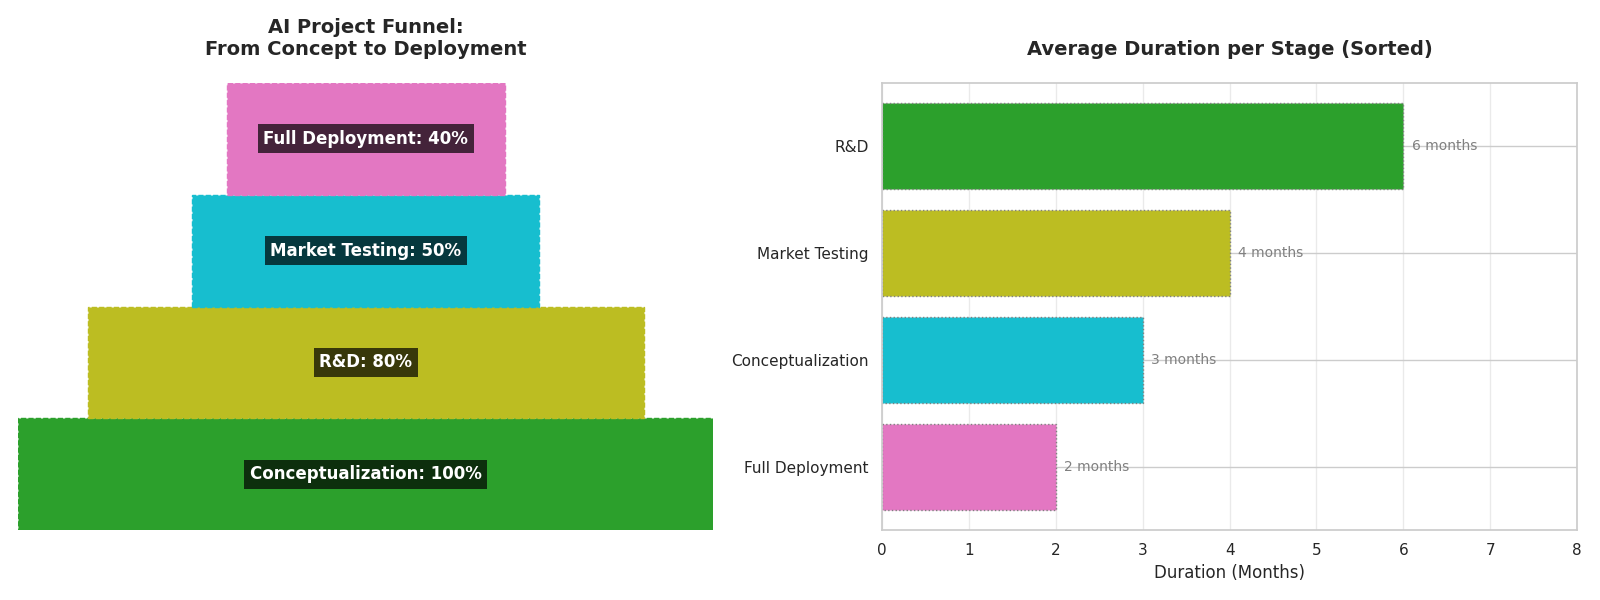

The script that drew this image:
import matplotlib.pyplot as plt
import numpy as np
import matplotlib.patches as patches

stages = ["Conceptualization", "R&D", "Market Testing", "Full Deployment"]
percentages = [100, 80, 50, 40]
average_durations = [3, 6, 4, 2]

sorted_indices = np.argsort(average_durations)[::-1]
sorted_stages = [stages[i] for i in sorted_indices]
sorted_durations = [average_durations[i] for i in sorted_indices]

fig, (ax1, ax2) = plt.subplots(1, 2, figsize=(16, 6))
plt.subplots_adjust(wspace=0.3)

colors = ['#2ca02c', '#bcbd22', '#17becf', '#e377c2']

total_height = 1.0
trapezoid_widths = np.array(percentages) * 0.01
trapezoid_heights = np.diff(np.linspace(0, total_height, len(stages) + 1))
x_positions = (1 - trapezoid_widths) / 2

for i in range(len(stages)):
    polygon = patches.Polygon(
        [
            (x_positions[i], sum(trapezoid_heights[:i])),
            (x_positions[i] + trapezoid_widths[i], sum(trapezoid_heights[:i])),
            (x_positions[i] + trapezoid_widths[i], sum(trapezoid_heights[:i + 1])),
            (x_positions[i], sum(trapezoid_heights[:i + 1]))
        ],
        closed=True,
        color=colors[i],
        edgecolor='gray',
        linestyle='--'
    )
    ax1.add_patch(polygon)
    ax1.text(0.5, sum(trapezoid_heights[:i]) + trapezoid_heights[i] / 2, 
             f'{stages[i]}: {percentages[i]}%', 
             ha='center', va='center', color='white', fontsize=12, fontweight='bold',
             bbox=dict(facecolor='black', edgecolor='none', alpha=0.7))

ax1.set_xlim(0, 1)
ax1.set_ylim(0, total_height)
ax1.axis('off')
ax1.set_title("AI Project Funnel:\nFrom Concept to Deployment", fontsize=14, fontweight='bold', pad=20)

ax2.barh(sorted_stages, sorted_durations, color=colors, edgecolor='gray', linestyle=':')
ax2.set_xlabel('Duration (Months)', fontsize=12)
ax2.set_title("Average Duration per Stage (Sorted)", fontsize=14, fontweight='bold', pad=20)
ax2.set_xlim(0, max(sorted_durations) + 2)
ax2.invert_yaxis()
ax2.grid(axis='x', linestyle='-', alpha=0.4)
for i, v in enumerate(sorted_durations):
    ax2.text(v + 0.1, i, f'{v} months', va='center', fontsize=10, color='gray')

plt.tight_layout()
plt.show()
